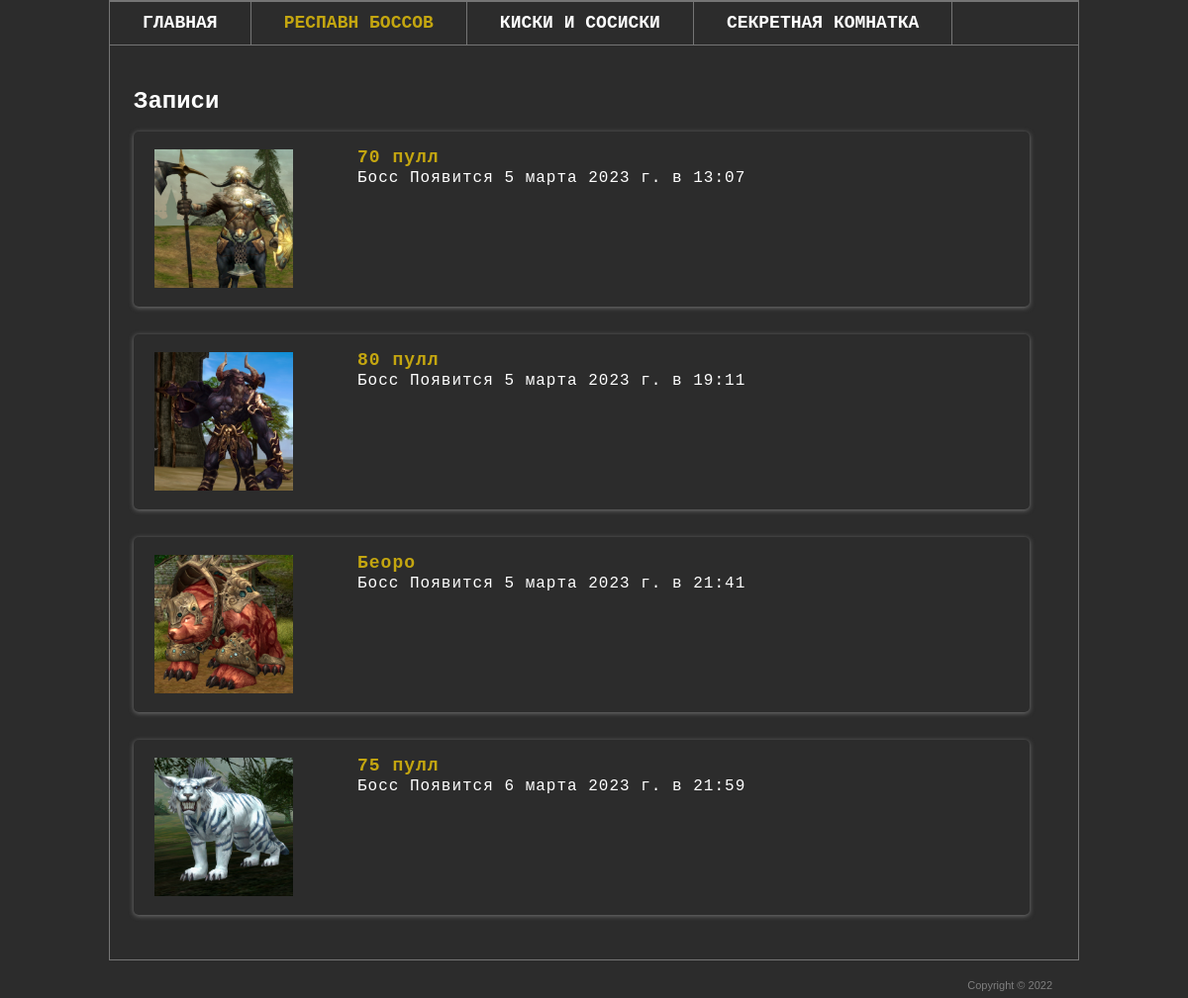
The page /respawn/ on the database as committed earlier.
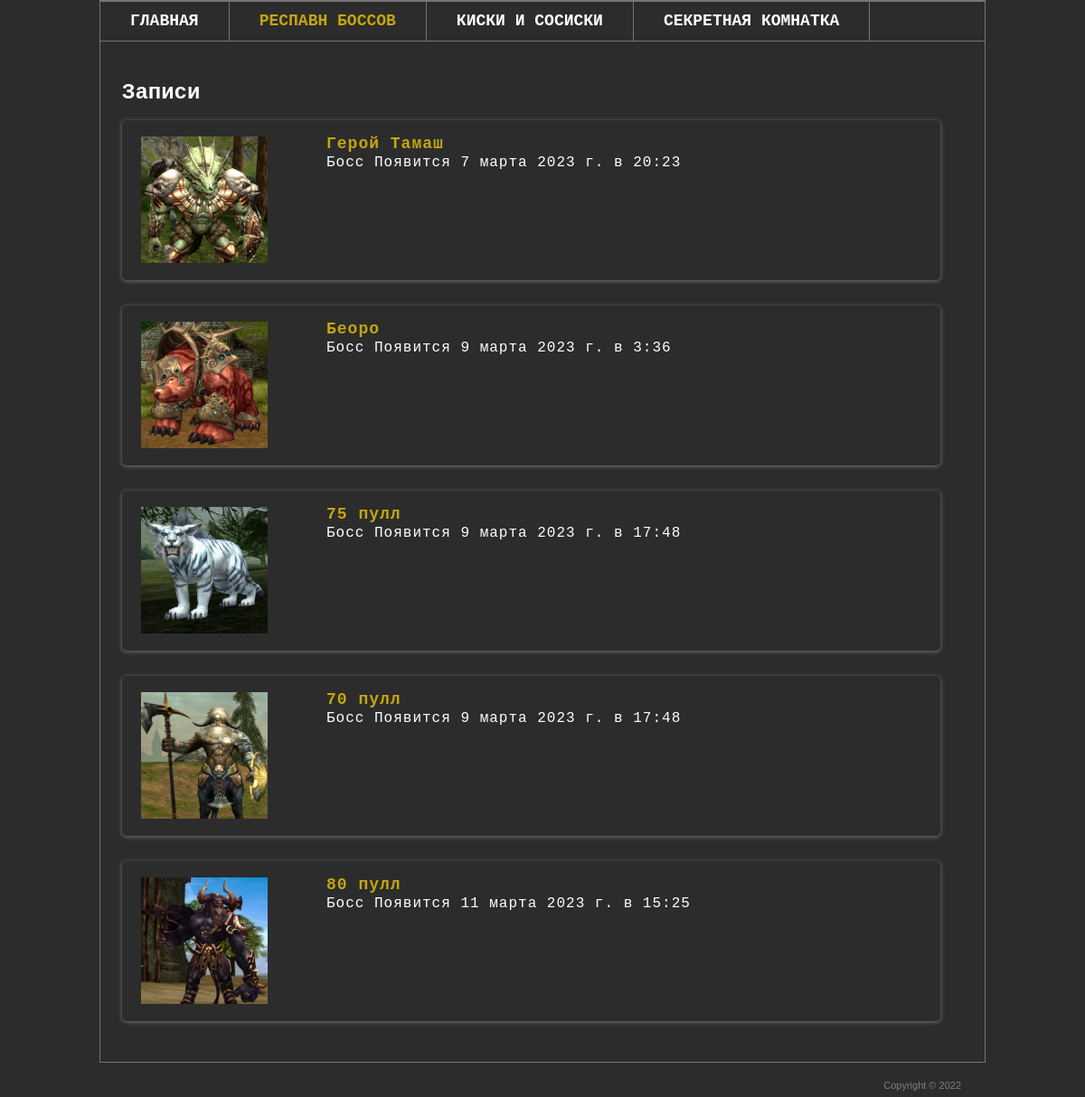
The same page on the database as committed later.
### farm/models.py (models this page shows, shortened)
class RespawnTime(models.Model):
    raid_boss = models.ForeignKey('RaidBoss', on_delete=models.CASCADE, verbose_name='Имя РейдБосса')
    time = models.TimeField('Время возрождения', null=True)
    date = models.DateField('Дата возрождения', null=True, default=datetime.today())
    class Meta:
        verbose_name_plural = '4. Респавн РейдБоссов'

class RaidBoss(models.Model):
    name = models.CharField('Имя РейдБосса', max_length=150)
    level = models.PositiveSmallIntegerField('Уровень РБ', default=70)
    score = models.PositiveSmallIntegerField('ДЦП очки', default=1)
    image = models.ImageField('Изображение', upload_to='image', default='img.jpeg')
    respawn = models.TimeField('Время возрождения')
    class Meta:
        verbose_name = 'РейдБосс'
        verbose_name_plural = '3. РейдБоссы'

### farm/views.py (the view)
# urls.py: urlpatterns = [path('respawn/', views.RespawnTimeView.as_view()),
class RespawnTimeView(View):
    def get(self, request):
        respawn_time = RespawnTime.objects.order_by('date', 'time')
        return render(request, 'farm/respawn.html', {'respawn_list': respawn_time})

### templates/farm/respawn.html (shortened to what this page needs)
{% load static %}
<html >
<head>
	<link rel="stylesheet" href="{% static 'css/style.css' %}" type="text/css" media="all" />
</head>
<body>
<div class="shell">
	<div class="border">
		<div id="navigation">
			<ul>
			    <li><a href="/">Главная</a></li>
				<li><a href="/respawn" class="active">Респавн Боссов</a></li>
				<li><a href="/member">Киски и сосиски</a></li>
				<li><a href="/admin">Секретная комнатка</a></li>
			</ul>
		</div>
		<div id="main">
			<div id="content" class="left">
				<div class="projects">
					<h2>Записи</h2>
					<br>
					{% for respawn_time in respawn_list %}
					<div class="item">
						<div class="image left">
							<a href="#"><img src="{{ respawn_time.raid_boss.image.url }}" width="140px" /></a>
						</div>
						<div class="text left">
							<p class="title"><a href="#">{{ respawn_time.raid_boss.name }}</a></p>
							<p>Босс Появится {{ respawn_time.date }} в {{ respawn_time.time }}</p>
						</div>
					</div>
					{% endfor %}
				</div>
			</div>
		</div>
	</div>
	<div id="footer">
		<p class="copy right">Copyright &copy;  2022 </p>
	</div>
</div>
</body>
</html>

### static/css/style.css (style rules this page uses)
* { margin: 0; padding: 0; outline:0; }
body { font-size: 16px; line-height: 20px; font-family: Courier, Georgia, Arial, Helvetica, Sans-Serif; color: #fff; background: #2c2c2c; }
a { color: #c4a610; text-decoration: none; cursor:pointer; }
a img { border: 0; }
.left, .alignleft { float: left; display: inline; }
.right, .alignright { float: right; display: inline; }
.shell { width: 980px; margin: 0 auto; }
.border { border: 1px solid #757575; background: #2c2c2c; position: relative; }
#navigation { height: 43px; border-top: 1px solid #757575; border-bottom: 1px solid #757575; }
#navigation ul { list-style: none; }
#navigation ul li { float: left; height: 43px; border-right: 1px solid #757575; font-family: Courier; font-size: 18px; line-height: 43px; font-weight: bold; text-transform: uppercase; }
#navigation ul li a { float: left; height: 43px; color: #fff; padding: 0 33px; }
#navigation ul li a.active { color: #c4a610; text-decoration: none; }
#main { width: 932px; padding: 37px 24px 17px 24px; }
#main p.title { font-size: 18px; font-weight: bold; }
#content { width: 905px; }
.projects { padding: 10px 0 0 0; }
.projects .item { margin: 0 0 28px 0; padding: 16px; border-radius: 5px; box-shadow: 0 1px 5px #757575; font-family: Courier; letter-spacing: 1px; }
.projects .image { width: 183px; height: 141px; border: 0px solid #757575; padding: 2px; margin: 0 20px 0 3px; }
.projects .text { width: 600px; }
.projects .text p { padding: 0 0 1px 0; }
#footer { font-family: Arial, sans-serif; font-size: 11px; line-height: 14px; color: #7f7f7f; padding: 18px 27px 20px 38px; }

Rows that differ between the two databases and show on the page:
added RespawnTime: raid_boss.image (picture), raid_boss.name "Герой Тамаш", date "7 марта 2023 г.", time "20:23"
changed RespawnTime "Беоро": date "5 марта 2023 г." → "9 марта 2023 г."; time "21:41" → "3:36"; moves up the list
changed RespawnTime "75 пулл": date "6 марта 2023 г." → "9 марта 2023 г."; time "21:59" → "17:48"; moves up the list
changed RespawnTime "70 пулл": date "5 марта 2023 г." → "9 марта 2023 г."; time "13:07" → "17:48"
changed RespawnTime "80 пулл": date "5 марта 2023 г." → "11 марта 2023 г."; time "19:11" → "15:25"
